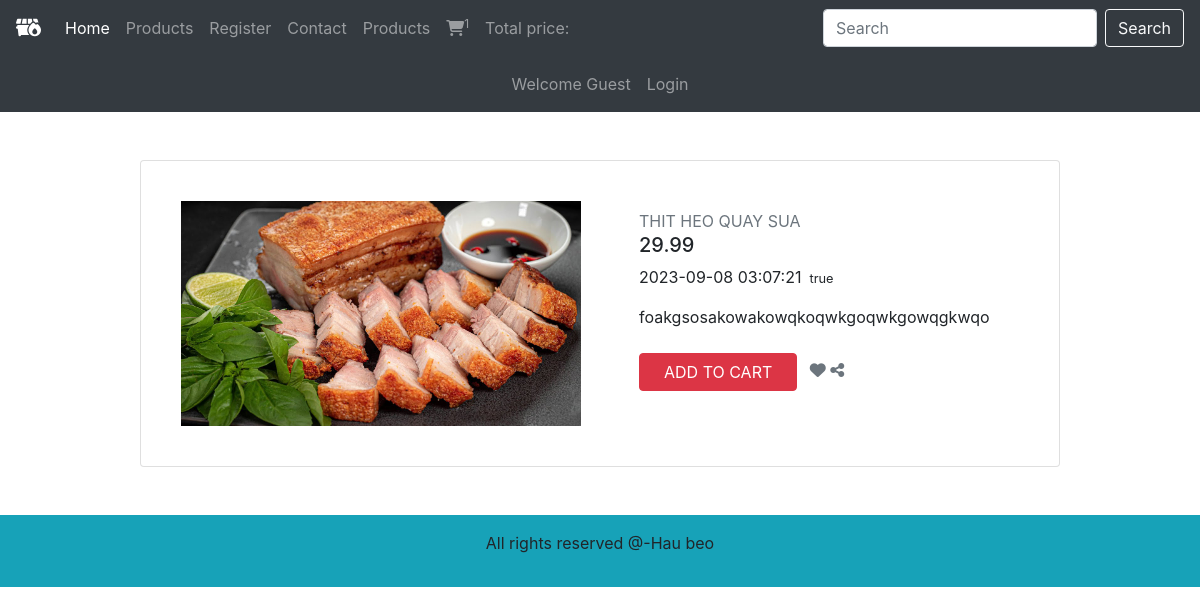
The app's page /resources/product_detail.php?product_id=3 with its own data.
### tables this page shows
CREATE TABLE `products` (
  `product_id` int(11) NOT NULL,
  `product_title` varchar(100) NOT NULL,
  `product_description` varchar(255) NOT NULL,
  `product_keyword` varchar(100) NOT NULL,
  `category_id` int(11) NOT NULL,
  `product_image1` varchar(255) NOT NULL,
  `product_image2` varchar(255) NOT NULL,
  `product_image3` varchar(255) NOT NULL,
  `product_price` decimal(5,2) NOT NULL,
  `date` timestamp NOT NULL DEFAULT current_timestamp() ON UPDATE current_timestamp(),
  `status` varchar(100) NOT NULL,
  `quantity` int(11) DEFAULT NULL
);

### resources/product_detail.php (the view, shortened to what this page needs)
<!DOCTYPE html>
<html lang="en">
<head>
  <link href="https://cdn.jsdelivr.net/npm/bootstrap@5.0.0-alpha1/dist/css/bootstrap.min.css" rel="stylesheet">
  <link rel="stylesheet" href="https://cdnjs.cloudflare.com/ajax/libs/font-awesome/4.7.0/css/font-awesome.min.css"
 />
  <link rel="stylesheet" href="https://cdnjs.cloudflare.com/ajax/libs/font-awesome/6.4.2/css/all.min.css"
 />
  <link rel="stylesheet" href="https://cdn.jsdelivr.net/npm/bootstrap@4.0.0/dist/css/bootstrap.min.css"
>
</head>
<body>
  <div class="container-fluid p-0">
    <nav class="navbar navbar-dark bg-dark navbar-expand-lg ">
      <a class="navbar-brand" href="#"><i class="fa-sharp fa-solid fa-dumpster-fire"></i></a>
      <div class="collapse navbar-collapse" id="navbarSupportedContent">
        <ul class="navbar-nav mr-auto">
          <li class="nav-item active">
            <a class="nav-link" href="/">Home <span class="sr-only">(current)</span></a>
          </li>
          <li class="nav-item">
            <a class="nav-link" href="#">Products</a>
          </li>
          <li class="nav-item">
            <a class="nav-link" href="#">Register</a>
          </li>
          <li class="nav-item">
            <a class="nav-link" href="#">Contact</a>
          </li>
          <li class="nav-item">
            <a class="nav-link" href="#">Products</a>
          </li>
          <li class="nav-item">
            <a class="nav-link" href="#"><i class="fa-sharp fa-solid fa-cart-shopping"></i><sup>1</sup></a>
          </li>
          <li class="nav-item">
            <a class="nav-link" href="#">Total price: </a>
          </li>
        </ul>
        <form class="d-flex" action="resources/search_result.php" method="get">
          <input class="form-control mr-sm-2" type="search" placeholder="Search" aria-label="Search" name="search_data">
          <input type="submit" value="Search" class="btn btn-outline-light" name="search_data_product">
        </form>
      </div>
    </nav>
  </div>
  <div class="navbar navbar-dark bg-dark navbar-expand-lg ">
    <ul class="navbar-nav me-auto mx-auto">
      <li class="nav-item">
        <a class="nav-link" href="#">Welcome Guest </a>
      </li>
      <li class="nav-item">
        <a class="nav-link" href="#">Login</a>
      </li>
    </ul>
  </div>
  <div class="container mt-5 mb-5">
    <div class="row d-flex justify-content-center">
      <div class="col-md-10">
        <?php
        include('../includes/connect.php');
        if (isset($_GET['product_id'])) {
          $product_id = $_GET['product_id'];
          $select_query = "SELECT * FROM `products` WHERE product_id = $product_id";
          $result_query = mysqli_query($con, $select_query);
          while ($row = mysqli_fetch_assoc($result_query)) {
            $product_title = $row['product_title'];
            $product_description = $row['product_description'];
            $product_image1 = $row['product_image1'];
            $product_price = $row['product_price'];
            $date = $row['date'];
            $status = $row['status'];
            echo ' <div class="card">
                <div class="row">
                    <div class="col-md-6">
                        <div class="images p-3">
                            <div class="text-center p-4"> <img id="main-image" src="/Mysite/ecom/assets/img/' . $product_image1 . '" width="400" /> </div>
                        </div>
                    </div>
                    <div class="col-md-6">
                        <div class="product p-4">
                            <div class="d-flex justify-content-between align-items-center">
                            </div>
                            <div class="mt-4 mb-3"> <span class="text-uppercase text-muted brand" id ="product-name">' . $product_title . '</span>
                                <h5 class="text-uppercase" id ="product-price">' . $product_price . '</h5>
                                <div class="price d-flex flex-row align-items-center"> <span class="act-price">' . $date . '</span>
                                    <div class="ml-2"> <small class="dis-price">' . $status . '</small></div>
                                </div>
                            </div>
                            <p class="about" id ="product-description">' . $product_description . '</p>
                            <div id = "add-to-cart-button"class="cart mt-4 align-items-center"> <button class="btn btn-danger text-uppercase mr-2 px-4">Add to cart</button> <i class="fa fa-heart text-muted"></i> <i class="fa fa-share-alt text-muted"></i> </div>
                        </div>
                    </div>
                </div>
            </div>';
          }
        }
        ?>
      </div>
    </div>
  </div>
  <div class="bg-info p-3 text-center">
    <p>All rights reserved @-Hau beo</p>
  </div>
</body>
</html>

### records on screen
products: product_image1 (placeholder picture), product_title "THIT HEO QUAY SUA", product_price "29.99", date "2023-09-08 03:07:21", status "true", product_description "foakgsosakowakowqkoqwkgoqwkgowqgkwqo"
